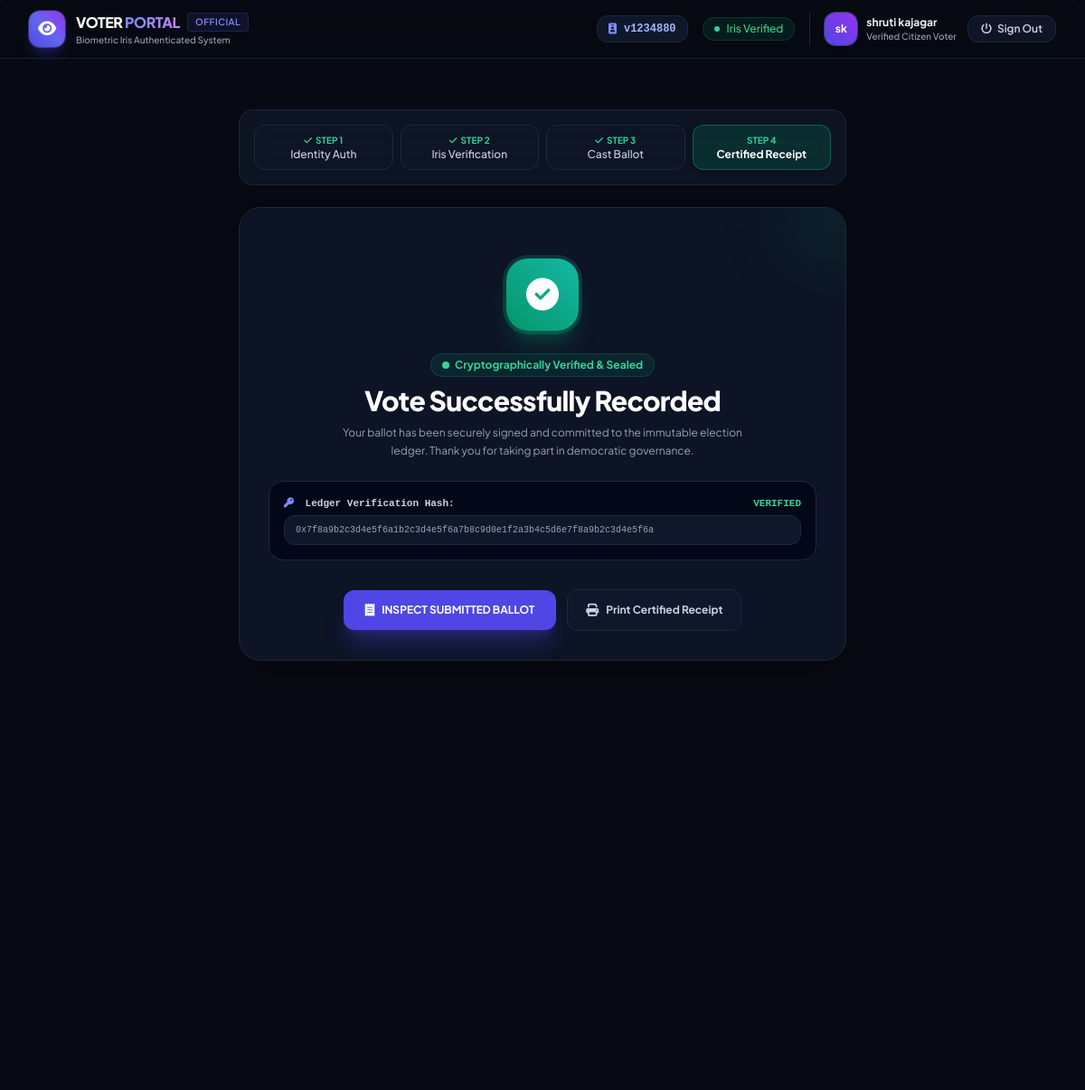
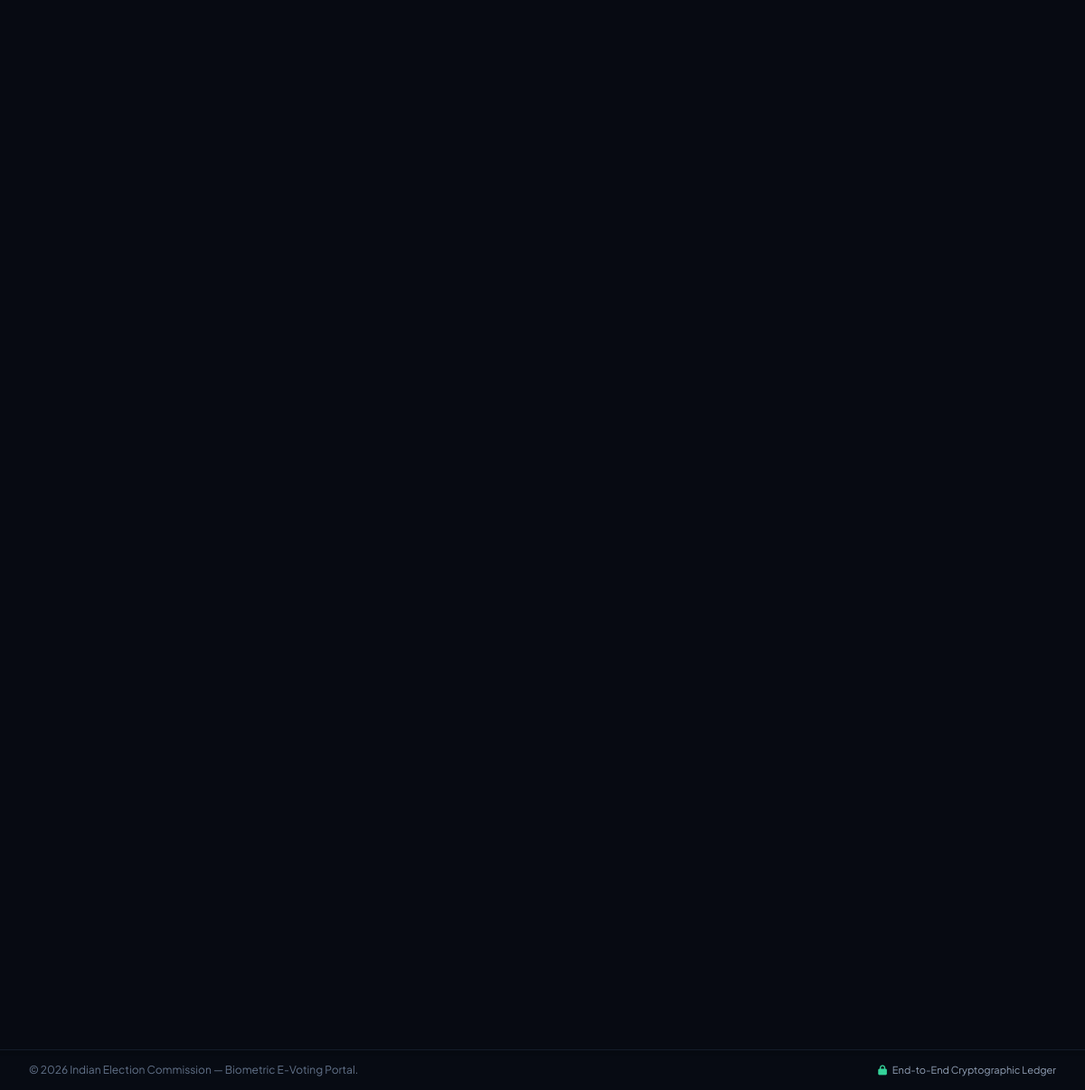
The app's page /voting/dashboard/ (signed in) with its own data (2 pictures, top to bottom).
### account/models.py (models this page shows, shortened)
class CustomUser(AbstractUser):
    USER_TYPE = ((1, "Admin"), (2, "Voter"))
    username = None  # Removed username, using email instead
    email = models.EmailField(unique=True)
    user_type = models.CharField(default=2, choices=USER_TYPE, max_length=1)
    created_at = models.DateTimeField(auto_now_add=True)
    updated_at = models.DateTimeField(auto_now=True)
    USERNAME_FIELD = "email"
    REQUIRED_FIELDS = []
    objects = CustomUserManager()

### voting/models.py (models this page shows, shortened)
class Voter(models.Model):
    admin = models.OneToOneField(CustomUser, on_delete=models.CASCADE)
    phone = models.CharField(max_length=11, unique=True)  # Used for OTP
    otp = models.CharField(max_length=10, null=True)
    verified = models.BooleanField(default=False)
    voted = models.BooleanField(default=False)
    otp_sent = models.IntegerField(default=0)  # Control how many OTPs are sent
    aadhaar_card = models.CharField(max_length=12, unique=True)  # Aadhaar card number
    iris_image = models.ImageField(upload_to='iris_images/', null=True, blank=True)  # Upload directory
    smartid = models.CharField(max_length=8, unique=True, blank=True, null=True)  # New field for unique ID

### voting/views.py (the view)
# urls.py: path('', views.dashboard, name="adminDashboard"),
def dashboard(request):
    user = request.user
    if user.voter.otp is None or user.voter.verified == False:
        if not settings.SEND_OTP:
            msg = bypass_otp()
            messages.success(request, msg)
            return redirect(reverse('show_ballot'))
        else:
            return redirect(reverse('voterVerify'))
    else:
        if user.voter.voted:  # * User has voted
            context = {
                'my_votes': Votes.objects.filter(voter=user.voter),
            }
            return render(request, "voting/voter/result.html", context)
        else:
            return redirect(reverse('show_ballot'))

### voting/context_processors.py (called while the page is built)
def ElectionTitle(request):
    context = {}
    title = "No Title Yet"
    try:
        file = open(settings.ELECTION_TITLE_PATH, 'r')
        title = file.read()
    except:
        pass
    context['TITLE'] = title
    return context

### voting/models.py (called while the page is built)
    def __str__(self):
        return self.name

    def __str__(self):
        return self.fullname

### voting/templates/voting/voter/result.html (shortened to what this page needs)
{% extends 'voting/voter_base.html' %}
{% load static %}
{% block content %}
<div class="max-w-2xl mx-auto py-8 space-y-6">
  <div class="glass-card rounded-2xl p-4 border border-slate-800/80">
    <div class="grid grid-cols-2 sm:grid-cols-4 gap-2 text-center text-xs">
      <div class="p-2 rounded-xl bg-slate-900/60 border border-slate-800 text-slate-400">
        <span class="block font-bold text-[10px] uppercase text-emerald-400"><i class="fa-solid fa-check mr-1"></i>Step 1</span>
        <span class="font-medium text-slate-300">Identity Auth</span>
      </div>
      <div class="p-2 rounded-xl bg-slate-900/60 border border-slate-800 text-slate-400">
        <span class="block font-bold text-[10px] uppercase text-emerald-400"><i class="fa-solid fa-check mr-1"></i>Step 2</span>
        <span class="font-medium text-slate-300">Iris Verification</span>
      </div>
      <div class="p-2 rounded-xl bg-slate-900/60 border border-slate-800 text-slate-400">
        <span class="block font-bold text-[10px] uppercase text-emerald-400"><i class="fa-solid fa-check mr-1"></i>Step 3</span>
        <span class="font-medium text-slate-300">Cast Ballot</span>
      </div>
      <div class="p-2 rounded-xl bg-emerald-600/20 border border-emerald-500/40 text-emerald-300 font-bold shadow-md">
        <span class="block font-bold text-[10px] uppercase text-emerald-400">Step 4</span>
        <span class="font-bold text-white">Certified Receipt</span>
      </div>
    </div>
  </div>
  <div class="glass-card-elevated rounded-3xl p-6 sm:p-8 border border-slate-800 text-center space-y-6 shadow-2xl relative overflow-hidden" id="printable-receipt">
    <div class="absolute -top-12 -right-12 w-28 h-28 bg-emerald-500/10 rounded-full blur-2xl pointer-events-none"></div>
    <div class="inline-flex items-center justify-center w-20 h-20 rounded-3xl bg-gradient-to-tr from-emerald-600 to-teal-500 text-white shadow-xl shadow-emerald-600/30 ring-4 ring-emerald-500/20">
      <i class="fa-solid fa-circle-check text-4xl"></i>
    </div>
    <div class="space-y-2">
      <div class="inline-flex items-center space-x-1.5 px-3 py-1 rounded-full bg-emerald-500/10 text-emerald-400 text-xs font-bold border border-emerald-500/20">
        <span class="w-2 h-2 rounded-full bg-emerald-400 animate-pulse"></span>
        <span>Cryptographically Verified & Sealed</span>
      </div>
      <h2 class="text-3xl font-extrabold text-white font-display tracking-tight">Vote Successfully Recorded</h2>
      <p class="text-xs text-slate-400 max-w-md mx-auto leading-relaxed">
        Your ballot has been securely signed and committed to the immutable election ledger. Thank you for taking part in democratic governance.
      </p>
    </div>
    <div class="p-4 rounded-2xl bg-slate-950/80 border border-slate-800 space-y-1 text-left font-mono">
      <div class="flex items-center justify-between text-[11px] text-slate-400">
        <span class="font-semibold text-slate-300"><i class="fa-solid fa-key text-indigo-400 mr-1.5"></i> Ledger Verification Hash:</span>
        <span class="text-emerald-400 font-bold">VERIFIED</span>
      </div>
      <div class="text-[10px] text-slate-400 truncate bg-slate-900 px-3 py-2 rounded-xl border border-slate-800 select-all">
        0x7f8a9b2c3d4e5f6a1b2c3d4e5f6a7b8c9d0e1f2a3b4c5d6e7f8a9b2c3d4e5f6a
      </div>
    </div>
    <div class="pt-2 flex flex-col sm:flex-row items-center justify-center gap-3">
      <button type="button" data-toggle="modal" data-target="#view" class="w-full sm:w-auto px-6 py-3 rounded-xl text-xs font-bold text-white bg-indigo-600 hover:bg-indigo-500 shadow-xl shadow-indigo-600/30 transition-all inline-flex items-center justify-center space-x-2 font-display">
        <i class="fa-solid fa-receipt text-sm"></i>
        <span>INSPECT SUBMITTED BALLOT</span>
      </button>
      <button type="button" onclick="window.print()" class="w-full sm:w-auto px-5 py-3 rounded-xl text-xs font-bold text-slate-300 hover:text-white bg-slate-900 hover:bg-slate-800 border border-slate-800 transition-all inline-flex items-center justify-center space-x-2">
        <i class="fa-solid fa-print text-sm"></i>
        <span>Print Certified Receipt</span>
      </button>
    </div>
  </div>
</div>
{% endblock content %}

### voting/templates/voting/voter_base.html (shortened to what this page needs)
{% load static %}
<!DOCTYPE html>
<html lang="en" class="h-full bg-[#070a12] text-slate-100 selection:bg-indigo-500 selection:text-white">
<head>
    <script src="https://cdn.tailwindcss.com"></script>
    <link rel="stylesheet" href="https://cdnjs.cloudflare.com/ajax/libs/font-awesome/6.5.1/css/all.min.css">
    <link rel="stylesheet" href="https://cdnjs.cloudflare.com/ajax/libs/toastr.js/latest/toastr.min.css">
</head>
<body class="h-full antialiased flex flex-col justify-between">
  <div class="relative min-h-screen flex flex-col justify-between">
    <header class="sticky top-0 z-40 bg-[#070a12]/90 backdrop-blur-xl border-b border-slate-800/80 px-4 sm:px-8 py-3">
      <div class="max-w-7xl mx-auto flex items-center justify-between">
        <div class="flex items-center space-x-3">
          <div class="w-10 h-10 rounded-xl bg-gradient-to-tr from-indigo-600 via-indigo-500 to-purple-600 flex items-center justify-center text-white shadow-lg shadow-indigo-600/30 ring-1 ring-indigo-400/30">
            <i class="fa-solid fa-eye text-lg"></i>
          </div>
          <div>
            <div class="flex items-center space-x-2">
              <span class="font-display text-base font-extrabold text-white tracking-tight">
                VOTER <span class="bg-gradient-to-r from-indigo-400 to-purple-400 bg-clip-text text-transparent">PORTAL</span>
              </span>
              <span class="px-2 py-0.5 rounded text-[10px] font-semibold uppercase tracking-wider bg-indigo-500/10 text-indigo-400 border border-indigo-500/20">
                Official
              </span>
            </div>
            <span class="text-[10px] text-slate-400 font-medium block">Biometric Iris Authenticated System</span>
          </div>
        </div>
        <div class="flex items-center space-x-3 sm:space-x-4">
          <div class="hidden sm:flex items-center px-3 py-1.5 rounded-xl text-xs font-mono bg-slate-900 text-indigo-300 border border-slate-800 space-x-2 shadow-inner">
            <i class="fa-solid fa-id-badge text-indigo-400 text-xs"></i>
            <span class="font-semibold">{{ request.user.voter.smartid }}</span>
          </div>
          <div class="hidden md:flex items-center px-3 py-1 rounded-full text-xs font-medium bg-emerald-500/10 text-emerald-400 border border-emerald-500/20 shadow-sm">
            <span class="w-1.5 h-1.5 rounded-full bg-emerald-400 mr-2 animate-pulse"></span>
            Iris Verified
          </div>
          <div class="flex items-center space-x-3 pl-2 sm:pl-4 border-l border-slate-800">
            <div class="flex items-center space-x-2.5">
              <div class="w-9 h-9 rounded-xl bg-gradient-to-tr from-indigo-600 to-purple-600 text-white flex items-center justify-center font-bold text-xs shadow-md ring-1 ring-indigo-400/40 font-display">
                {{ request.user.first_name|slice:":1" }}{{ request.user.last_name|slice:":1" }}
              </div>
              <div class="hidden lg:block text-left">
                <span class="block text-xs font-bold text-slate-100">
                  {{ request.user.first_name }} {{ request.user.last_name }}
                </span>
                <span class="block text-[10px] text-slate-400 font-medium">Verified Citizen Voter</span>
              </div>
            </div>
            <a href="{% url 'account_logout' %}"
               title="Sign Out"
               class="px-3.5 py-1.5 rounded-xl text-xs font-semibold text-slate-300 hover:text-rose-400 bg-slate-900/90 hover:bg-rose-500/10 border border-slate-800 hover:border-rose-500/30 transition-all inline-flex items-center space-x-1.5 shadow-sm">
              <i class="fa-solid fa-power-off text-xs"></i>
              <span class="hidden sm:inline">Sign Out</span>
            </a>
          </div>
        </div>
      </div>
    </header>
    <main class="relative z-10 flex-grow max-w-7xl w-full mx-auto px-4 sm:px-6 lg:px-8 py-6">
      {% block content %}{% endblock content %}
    </main>
    <footer class="relative z-10 py-3.5 px-4 sm:px-8 border-t border-slate-800/60 bg-[#070a12]/90 text-xs text-slate-500">
      <div class="max-w-7xl mx-auto flex flex-col sm:flex-row items-center justify-between gap-2">
        <p>&copy; 2026 Indian Election Commission — Biometric E-Voting Portal.</p>
        <div class="flex items-center space-x-3 text-[11px]">
          <span class="inline-flex items-center text-slate-400">
            <i class="fa-solid fa-lock text-emerald-400 mr-1.5"></i> End-to-End Cryptographic Ledger
          </span>
        </div>
      </div>
    </footer>
  </div>
</body>
</html>

### voting/templates/voting/voter_base.html (style rules this page uses)
html, body { height: 100%; margin: 0; padding: 0; background-color: #070a12; color: #f1f5f9; font-family: 'Plus Jakarta Sans', sans-serif; }
.glass-card { background: rgba(15, 23, 42, 0.75); backdrop-filter: blur(20px); -webkit-backdrop-filter: blur(20px); border: 1px solid rgba(255, 255, 255, 0.08); }
.glass-card-elevated { background: rgba(15, 23, 42, 0.85); backdrop-filter: blur(24px); border: 1px solid rgba(255, 255, 255, 0.12); box-shadow: 0 20px 50px rgba(0, 0, 0, 0.5); }

### records on screen
CustomUser: user.voter.smartid "v1234880", user.first_name "s", user.last_name "k", user.first_name "shruti", user.last_name "kajagar"
